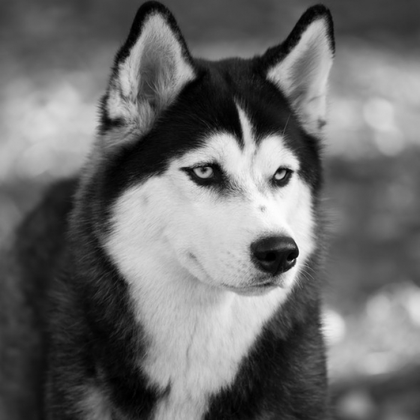
%> input picture HW2/Problem 4/HuskyBW.png, 420 x 420 px, shrunk from 700 x 700 before the run
$ octave --eval "result = filter_image('HuskyBW.png');"   (GNU Octave 9; MATLAB toolbox functions it lacks are replaced by stand-ins)
%> lines starting %> are read from the running program, lines starting %| are printed output that depends on the picture
% Blurs given image using low pass filter with fft2
function filtered_img = filter_image(img)
%> called with img = 'HuskyBW.png'
    % Read image data
    img_data = imread(img);
%> img_data is the input picture: size 420x420 uint8; min 0, max 254, mean 107.3

    % Get dimensions of image
    [img_h, img_w] = size(img_data);
%> img_h = 420; img_w = 420

    % Get dimension halves for filtering
    img_h2 = round(img_h/2);
%> img_h2 = 210
    img_w2 = round(img_w/2);
%> img_w2 = 210

    % Display Image
    figure;
    imshow(img_data, [0,256]);

    % fft2
    y = fft2(img_data);

    % Shift fft information
    shifted = fftshift(y);

    % Display shifted fft of image
    figure;
    imshow(abs(shifted),[0 256*256]);
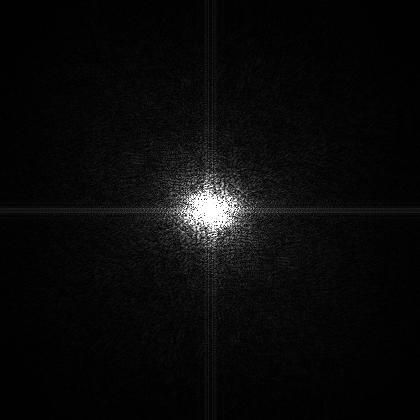
%> displayed picture: size 420x420, on the screen's scale of 0 to 255; min 0, max 255, mean 10.2

    % Radius to filter by
    r = 15;

    % Filter image fft by zeroing out all data outside inner circle
    % Low Pass Filter
    filtered_shifted = shifted;
    for i = 1:img_h
        for j = 1:img_w
            if (img_h2-i)*(img_h2-i) + (img_w2-j)*(img_w2-j) > r*r
                filtered_shifted(i, j) = 0;
            end
        end
    end

    % Display new filtered fft
    figure;
    imshow(abs(filtered_shifted),[0 256*256]);
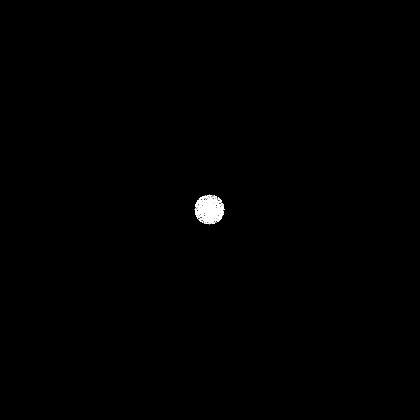
%> displayed picture: size 420x420, on the screen's scale of 0 to 255; min 0, max 255, mean 1

    % Inverse fft the filtered data
    filtered_img = ifft2(fftshift(filtered_shifted));

    % Display new filtered image
    figure;
    imshow(abs(filtered_img),[0,256])
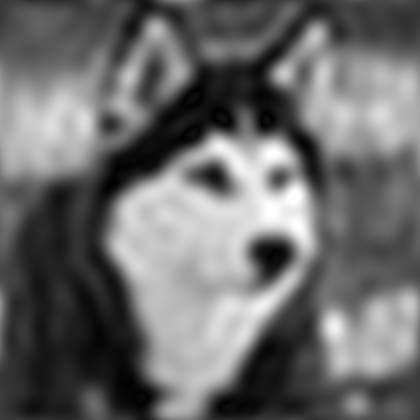
%> displayed picture: size 420x420, on the screen's scale of 0 to 255; min 0, max 255, mean 107.1
end
